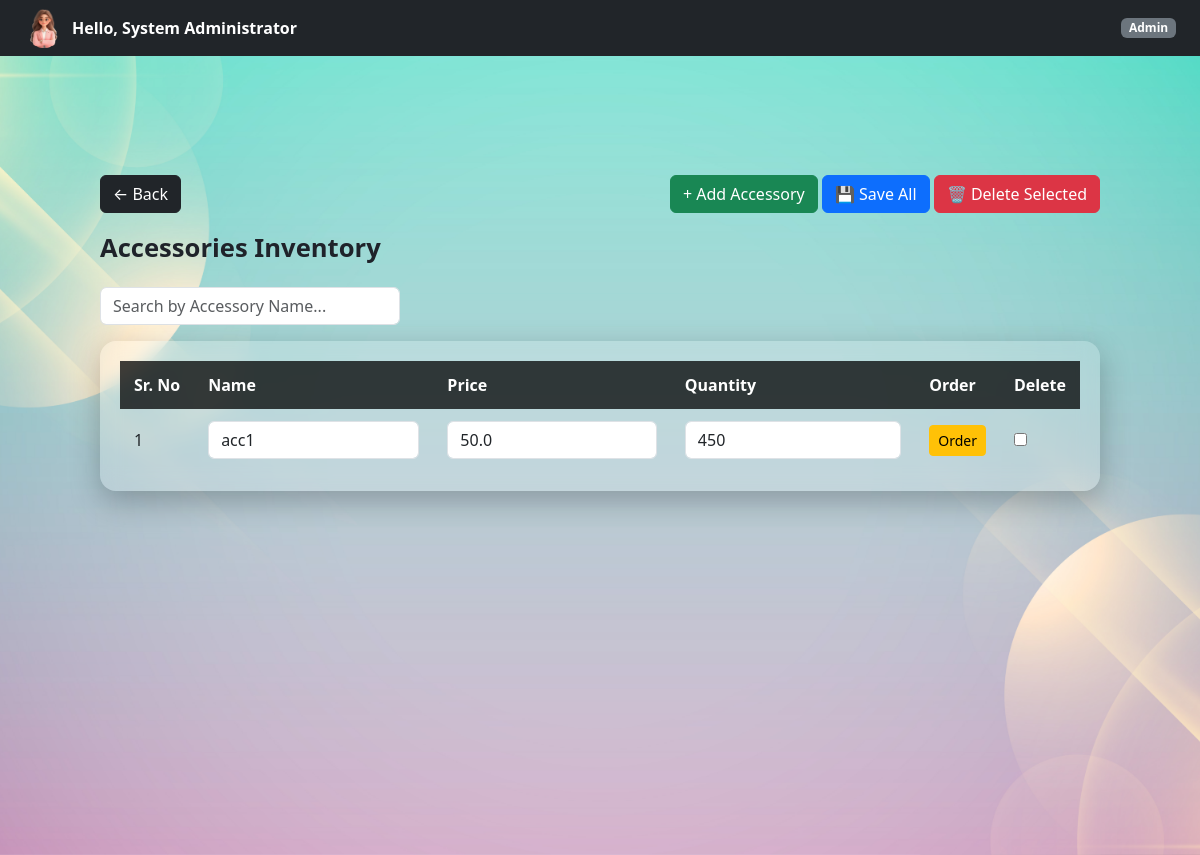
Page /admin/accessories (signed in) on the earlier database version.
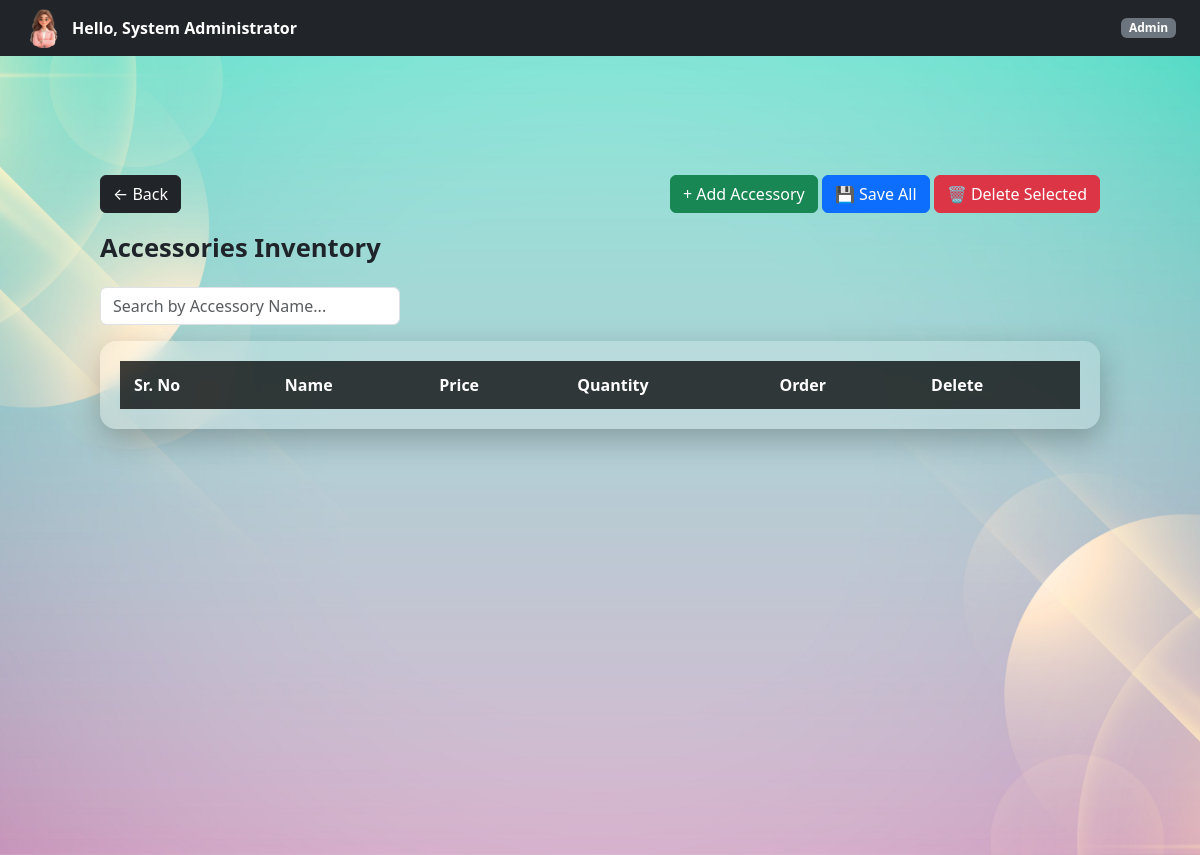
Same page on the later database version.
### controller/models.py (models this page shows)
class Accessory(db.Model):
    __tablename__ = "accessories"
    id = db.Column(db.Integer, primary_key=True)
    name = db.Column(db.String(100), nullable=False, unique= True)
    quantity = db.Column(db.Integer, default=0)
    price = db.Column(db.Float, nullable=False)

### controller/admin.py (the view)
@admin_bp.route("/accessories")
@login_required
@role_required("Admin")
def view_accessories():
    accessories = Accessory.query.all()
    return render_template(
        "admin/accessories.html",
        accessories=accessories
    )

### templates/admin/accessories.html (shortened to what this page needs)
{% extends "base.html" %}
{% block page_class %}company-dashboard-bg{% endblock %}
{% block free_content %}
{% include "partials/navbar.html" %}
<div class="dashboard-container">
    <div class="d-flex justify-content-between align-items-center mb-3">
        <a href="{{ url_for('admin.dashboard') }}" class="btn btn-dark">
            ← Back
        </a>
        <div>
            <button class="btn btn-success"
                onclick="addAccessoryRow()">
                + Add Accessory
            </button>
            <button form="accessoryForm" class="btn btn-primary">
                💾 Save All
            </button>
            <button type="button"
                class="btn btn-danger"
                onclick="deleteSelectedAccessories()">
                🗑 Delete Selected
            </button>
        </div>
    </div>
    <div class="page-title">Accessories Inventory</div>
    <input
        type="text"
        id="searchInput"
        placeholder="Search by Accessory Name..."
        class="form-control mb-3"
        style="max-width: 300px;"
    >
    <form
        id="accessoryForm"
        method="POST"
        action="{{ url_for('admin.bulk_update_accessories') }}"
    >
        <div class="glass-table">
            <table>
                <thead>
                    <tr>
                        <th>Sr. No</th>
                        <th>Name</th>
                        <th>Price</th>
                        <th>Quantity</th>
                        <th>Order</th>
                        <th>Delete</th>
                    </tr>
                </thead>
                <tbody id="accessoryTableBody">
                    {% for accessory in accessories %}
                    <tr>
                        <td class="sr-no">{{ loop.index }}</td>
                        <td>
                            <input
                                name="name[]"
                                value="{{ accessory.name }}"
                                class="form-control"
                            >
                        </td>
                        <td>
                            <input
                                name="price[]"
                                type="number"
                                step="0.01"
                                value="{{ accessory.price }}"
                                class="form-control"
                            >
                        </td>
                        <td>
                            <input
                                name="quantity[]"
                                type="number"
                                value="{{ accessory.quantity }}"
                                class="form-control"
                            >
                        </td>
                        <td>
                            <button
                                type="button"
                                class="btn btn-warning btn-sm"
                                onclick="orderAccessory('{{ accessory.id }}', '{{ accessory.name }}', '{{ accessory.price }}')">
                                Order
                            </button>
                        </td>
                        <td>
                            <input
                                type="checkbox"
                                name="selected_ids[]"
                                value="{{ accessory.id }}"
                            >
                        </td>
                    </tr>
                    {% endfor %}
                </tbody>
            </table>
        </div>
    </form>
</div>
{% endblock %}

Differences in the rows shown:
removed Accessory: name "acc1", price "50.0", quantity "450"
